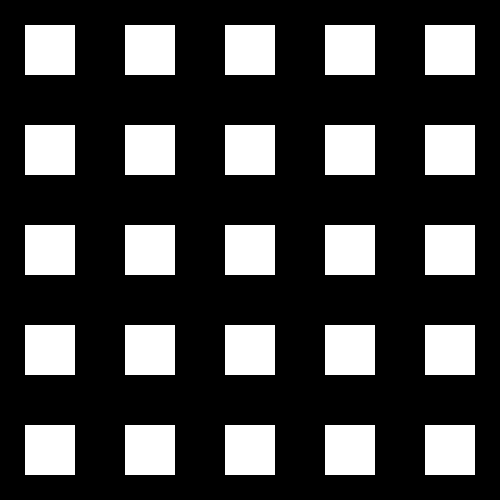
Frame 1 (no input)
Frame 60 (the mouse pressed at the canvas centre just before this capture): identical to frame 1, image omitted
Frame 120 (the mouse held since frame 60 and released just before this capture): blank canvas, image omitted

The Processing sketch that drew this single still picture (run headless with seeded random() and noise(); from frame 60 on, the mouse is pressed at the canvas centre):

// Processing sketch: processing_142646
// ── processing_142646.pde

    
void setup()
{
size(500, 500);
background(0);
noStroke();
}

void draw()
{
float farbe = map(mouseY, 0, 500, 0, 255);
float farbe2 = map(mouseY, 0, 500, 255, 0);
background(farbe);
rectMode(CENTER);
fill(farbe2);

float form = map(mouseX, 0, 500, 0, 25);
rect(50, 50, 50, 50, form);
rect(50, 150, 50, 50, form);
rect(50, 250, 50, 50, form);
rect(50, 350, 50, 50, form);
rect(50, 450, 50, 50, form);

rect(150, 50, 50, 50, form);
rect(150, 150, 50, 50, form);
rect(150, 250, 50, 50, form);
rect(150, 350, 50, 50, form);
rect(150, 450, 50, 50, form);

rect(250, 50, 50, 50, form);
rect(250, 150, 50, 50, form);
rect(250, 250, 50, 50, form);
rect(250, 350, 50, 50, form);
rect(250, 450, 50, 50, form);

rect(350, 50, 50, 50, form);
rect(350, 150, 50, 50, form);
rect(350, 250, 50, 50, form);
rect(350, 350, 50, 50, form);
rect(350, 450, 50, 50, form);

rect(450, 50, 50, 50, form);
rect(450, 150, 50, 50, form);
rect(450, 250, 50, 50, form);
rect(450, 350, 50, 50, form);
rect(450, 450, 50, 50, form);
}
